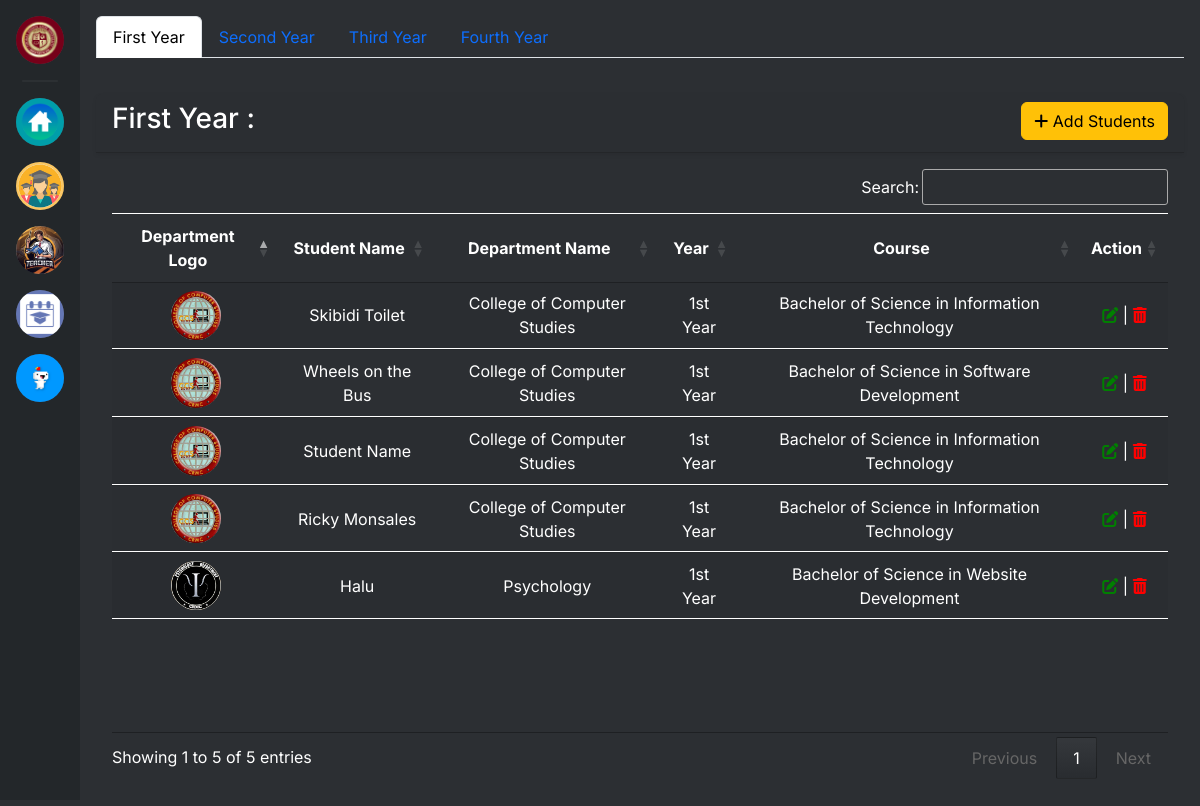
The app's page /admin/students.php (signed in) with its own data.
### tables this page shows
CREATE TABLE `students` (
  `student_id` int(11) NOT NULL,
  `department_id` int(11) NOT NULL,
  `department_name` varchar(122) NOT NULL,
  `course_id` int(11) NOT NULL,
  `course_name` varchar(122) NOT NULL,
  `yearlevel_id` int(11) NOT NULL,
  `year_level` varchar(122) NOT NULL,
  `student_name` varchar(122) NOT NULL,
  `student_email` varchar(255) NOT NULL,
  `student_password` varchar(255) NOT NULL,
  `usertype` varchar(122) NOT NULL
);

CREATE TABLE `department` (
  `department_id` int(11) NOT NULL,
  `department_name` varchar(255) NOT NULL,
  `department_acronym` varchar(50) NOT NULL,
  `department_logo` varchar(255) NOT NULL
);

### admin/students.php (the view, shortened to what this page needs)
<?php require('../inc/header.php'); ?>
<div class="content-container">
    <div class="nav nav-tabs" id="nav-tab" role="tablist">
        <button class="nav-link active" id="nav-home-tab" data-bs-toggle="tab" data-bs-target="#nav-first" type="button" role="tab" aria-controls="nav-home" aria-selected="true">First Year</button>
        <button class="nav-link" id="nav-profile-tab" data-bs-toggle="tab" data-bs-target="#nav-second" type="button" role="tab" aria-controls="nav-profile" aria-selected="false">Second Year</button>
        <button class="nav-link" id="nav-contact-tab" data-bs-toggle="tab" data-bs-target="#nav-third" type="button" role="tab" aria-controls="nav-contact" aria-selected="false">Third Year</button>
        <button class="nav-link" id="nav-disabled-tab" data-bs-toggle="tab" data-bs-target="#nav-fourth" type="button" role="tab" aria-controls="nav-disabled" aria-selected="false">Fourth Year</button>
    </div>
    <div class="tab-content" id="nav-tabContent">
        <div class="tab-pane fade show active" id="nav-first" role="tabpanel" aria-labelledby="nav-home-tab" tabindex="0">
            <section class="tables py-3">
            <div class="card border-0" style="background-color: rgba(0, 0, 0, 0);">
                    <div class="card-header shadow-sm">
                        <button type="button" class="btn btn-warning" style="float: right;" data-bs-toggle="modal" data-bs-target="#create-student">
                            <i class="fa fa-plus"></i> Add Students</button>
                            <h3 style="color:white;">First Year : </h3>
                    </div>
                    <div class="card-body" style="color:white;">
                        <div class="table-body col-12 text-center">
                            <table id="example1" class="display " style="width:100%;">
                                <thead>
                                    <tr>
                                        <th class="text-center">Department Logo</th>
                                        <th class="text-center">Student Name</th>
                                        <th class="text-center">Department Name</th>
                                        <th class="text-center">Year</th>
                                        <th class="text-center">Course</th>
                                        <th class="text-center">Action</th>
                                    </tr>
                                </thead>
                                <tbody style="vertical-align: middle;">
                                    <?php
                                    $newconnection = new Connection();
                                    $connection = $newconnection->openConnection();
                                    $sql = "SELECT * FROM students WHERE year_level = '1st Year' ORDER BY department_id";
                                    $result = $connection->query($sql);
                                    if ($result->rowCount() > 0) {
                                        while ($row = $result->fetch(PDO::FETCH_ASSOC)) {
                                            $department = $row['department_id'];
                                            $stmt = $connection->prepare("SELECT * FROM department WHERE department_id = $department");
                                            $stmt->execute();
                                            $departments = $stmt->fetch(PDO::FETCH_OBJ);
                                    ?>
                                            <tr>
                                                <td><img src="<?= $departments->department_logo ?>" alt="" style="border-radius:50%;hieght:50px;width:50px;"></td>
                                                <td><?= $row['student_name'] ?></td>
                                                <td><?= $row['department_name'] ?></td>
                                                <td><?= $row['year_level'] ?></td>
                                                <td><?= $row['course_name'] ?></td>
                                                <td>
                                                    <i class="fa-solid fa-edit" type="button" style="color: green" data-bs-toggle="modal" data-bs-target="#updateModal" onclick="openUpdateModal(<?= $row['student_id'] ?>)"></i> |
                                                    <a href="../functions/deleteStudent.php?studentId=<?= $row['student_id'] ?>" onclick="return confirm('Are you sure you want to delete this student?');"> <i class="fa fa-trash _delete_cat" type="button" style="color:red"></i></a>
                                                </td>
                                            </tr>
                                        <?php
                                        }
                                    } else {
                                        ?>
                                        <div class="nostudent">No student available.</div>
                                    <?php
                                    }
                                    ?>
                                </tbody>
                            </table>
                        </div>
                    </div>
                </div>
            </section>
        </div>
    </div>
</div>
<?php require_once('../inc/footer.php'); ?>

### css/students.css (style rules this page uses)
* { margin: 0; padding: 0; box-sizing: border-box; font-family: 'Inter', sans-serif; }
body { overflow: hidden; background-color: rgba(46, 46, 101, 0.716); }
img { object-fit: cover; width: 100%; height: 100%; }
button { cursor: pointer; display: flex; align-items: center; justify-content: center; font-size: 12px; border: none; background-color: #131124; color: white; }
table { border-collapse: collapse; }
th, td { border-top: 1px solid white; border-bottom: 1px solid white; }

### css/main.css (style rules this page uses)
:root { --color-blurple: #7289da; --color-not-quite-black: #23272a; --color-dark: #2c2f33; --color-lighter-dark: #45494e; --color-full-white: #ffffff; --color-grey-white: #B9BBBE; --color-grey-dark: #242629; --color-actually-black: #000000; --color-fantastic-green: #00ae7a; }
body { background: var(--color-dark); font-family: "Open Sans", sans-serif; color: var(--color-full-white); min-height: 100vh; }
.content-container { margin-left: 80px; padding: 1rem; box-sizing: border-box; z-index: 10; position: relative; }

### records on screen
students: department.department_logo (picture), student_name "Skibidi Toilet", department_name "College of Computer Studies", year_level "1st Year", course_name "Bachelor of Science in Information Technology"
students: department.department_logo (picture), student_name "Wheels on the Bus", department_name "College of Computer Studies", year_level "1st Year", course_name "Bachelor of Science in Software Development"
students: department.department_logo (picture), student_name "Student Name", department_name "College of Computer Studies", year_level "1st Year", course_name "Bachelor of Science in Information Technology"
students: department.department_logo (picture), student_name "Ricky Monsales", department_name "College of Computer Studies", year_level "1st Year", course_name "Bachelor of Science in Information Technology"
students: department.department_logo (picture), student_name "Halu", department_name "Psychology", year_level "1st Year", course_name "Bachelor of Science in Website Development"
